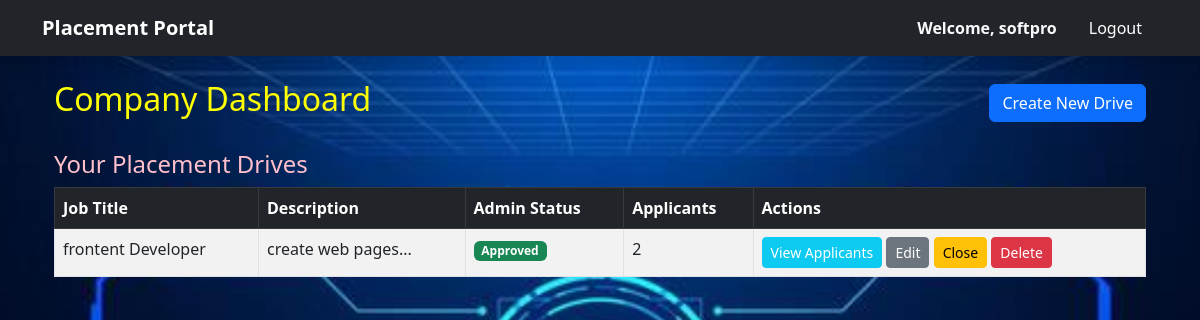
/company/dashboard (signed in), run on the app's committed database.
### models.py (models this page shows)
class Company(db.Model):
    id = db.Column(db.Integer, primary_key=True)
    user_id = db.Column(db.Integer, db.ForeignKey('user.id'), nullable=False)
    name = db.Column(db.String(100), nullable=False)
    hr_contact = db.Column(db.String(120))
    website = db.Column(db.String(100))
    status = db.Column(db.String(20), default='Pending')

class Drive(db.Model):
    id = db.Column(db.Integer, primary_key=True)
    company_id = db.Column(db.Integer, db.ForeignKey('company.id'), nullable=False)
    job_title = db.Column(db.String(100), nullable=False)
    description = db.Column(db.Text)
    salary = db.Column(db.Float)
    eligibility_criteria = db.Column(db.Text)
    application_deadline = db.Column(db.Date)
    status = db.Column(db.String(20), default='Pending')
    company = db.relationship('Company', backref='drives')

### routes/company_routes.py (the view)
@company_bp.route('/dashboard')
def dashboard():
    if not is_company():
        return redirect(url_for('auth.login'))
    user_id = session.get('user_id')
    company = Company.query.filter_by(user_id=user_id).first()
    if company.status != 'Approved':
        flash('Your company profile is pending approval from the admin. You cannot access the dashboard yet.', 'warning')
        return render_template('company/pending.html')
    drives = Drive.query.filter_by(company_id=company.id).order_by(Drive.id.desc()).all()
    return render_template('company/dashboard.html', company=company, drives=drives)

### routes/company_routes.py (called while the page is built)
def is_company():
    return session.get('role') == 'company'

### templates/company/dashboard.html
{% extends "base.html" %}
{% block content %}
<div class="container">
    <div class="d-flex justify-content-between align-items-center mb-4">
        <h2 style="color: yellow;">Company Dashboard</h2>
        <a href="{{ url_for('company.create_drive') }}" class="btn btn-primary">Create New Drive</a>
    </div>
    <h4 style="color: pink;">Your Placement Drives</h4>
    <table class="table table-striped table-bordered">
        <thead class="table-dark">
            <tr>
                <th>Job Title</th>
                <th>Description</th>
                <th>Admin Status</th>
                <th>Applicants</th>
                <th>Actions</th>
            </tr>
        </thead>
        <tbody>
            {% for drive in drives %}
            <tr>
                <td>{{ drive.job_title }}</td>
                <td>{{ drive.description[:100] }}...</td>
                <td>
                    <span class="badge {% if drive.status == 'Approved' %}bg-success{% else %}bg-warning{% endif %}">
                        {{ drive.status }}
                    </span>
                </td>
                <td>{{ drive.applications|length }}</td>
                <td>
                    <a href="{{ url_for('company.view_applicants', drive_id=drive.id) }}"
                        class="btn btn-sm btn-info text-white">View Applicants</a>
                    <a href="{{ url_for('company.edit_drive', drive_id=drive.id) }}"
                        class="btn btn-sm btn-secondary">Edit</a>
                    <a href="{{ url_for('company.close_drive', drive_id=drive.id) }}"
                        class="btn btn-sm btn-warning">Close</a>
                    <a href="{{ url_for('company.delete_drive', drive_id=drive.id) }}" class="btn btn-sm btn-danger"
                        onclick="return confirm('Are you sure?')">Delete</a>
                </td>
            </tr>
            {% else %}
            <tr>
                <td colspan="5" class="text-center">You have not created any placement drives yet.</td>
            </tr>
            {% endfor %}
        </tbody>
    </table>
</div>
{% endblock %}

### templates/base.html (shortened to what this page needs)
<!DOCTYPE html>
<html lang="en">
<head>
    <link href="https://cdn.jsdelivr.net/npm/bootstrap@5.3.0/dist/css/bootstrap.min.css" rel="stylesheet">
</head>
<body>
    <nav class="navbar navbar-expand-lg navbar-dark bg-dark shadow">
        <div class="container">
            <a class="navbar-brand fw-bold" href="#">Placement Portal</a>
            <div class="collapse navbar-collapse" id="navbarNav">
                <ul class="navbar-nav ms-auto align-items-center">
                    {% if session.get('user_id') %}
                        <li class="nav-item me-3">
                            <span class="navbar-text text-light fw-bold">
                                Welcome, {{ session.get('name', 'User') }}
                            </span>
                        </li>
                        <li class="nav-item">
                            <a class="nav-link btn btn-danger text-white btn-sm px-3" href="{{ url_for('auth.logout') }}">Logout</a>
                        </li>
                    {% endif %}
                </ul>
            </div>
        </div>
    </nav>
    <div class="container mt-4">
        {% block content %}{% endblock %}
    </div>
</body>
</html>

### templates/base.html (style rules this page uses)
body { background-size: cover; background-position: center; background-repeat: no-repeat; background-attachment: fixed; min-height: 100vh; background-color: #f8f9fa; }
.table { background-color: rgba(255, 255, 255, 0.92) !important; }

### data on the page
Company: get "softpro"
Drive: job_title "frontent Developer", description "create web pages", status "Approved", applications|length "2"
